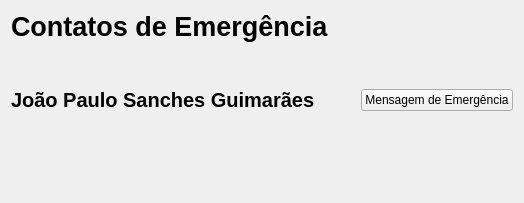
      <widget class="QWidget" name="msg_tab">
       <attribute name="icon">
        <iconset resource="resource.qrc">
         <normaloff>:/new/prefix1/mobile-app.png</normaloff>:/new/prefix1/mobile-app.png</iconset>
       </attribute>
       <attribute name="title">
        <string>Mensagem</string>
       </attribute>
       <layout class="QVBoxLayout" name="verticalLayout_15">
        <item>
         <widget class="QLabel" name="label">
          <property name="font">
           <font>
            <pointsize>20</pointsize>
            <weight>75</weight>
            <bold>true</bold>
           </font>
          </property>
          <property name="text">
           <string>Contatos de Emergência</string>
          </property>
         </widget>
        </item>
        <item>
         <spacer name="verticalSpacer_12">
          <property name="orientation">
           <enum>Qt::Vertical</enum>
          </property>
          <property name="sizeType">
           <enum>QSizePolicy::Preferred</enum>
          </property>
          <property name="sizeHint" stdset="0">
           <size>
            <width>20</width>
            <height>40</height>
           </size>
          </property>
         </spacer>
        </item>
        <item>
         <layout class="QHBoxLayout" name="horizontalLayout_6">
          <item>
           <widget class="QLabel" name="label_2">
            <property name="font">
             <font>
              <family>Ubuntu</family>
              <pointsize>15</pointsize>
              <weight>75</weight>
              <bold>true</bold>
              <strikeout>false</strikeout>
              <kerning>true</kerning>
             </font>
            </property>
            <property name="frameShape">
             <enum>QFrame::NoFrame</enum>
            </property>
            <property name="frameShadow">
             <enum>QFrame::Plain</enum>
            </property>
            <property name="text">
             <string>João Paulo Sanches Guimarães</string>
            </property>
            <property name="textFormat">
             <enum>Qt::AutoText</enum>
            </property>
           </widget>
          </item>
          <item>
           <spacer name="horizontalSpacer_26">
            <property name="orientation">
             <enum>Qt::Horizontal</enum>
            </property>
            <property name="sizeHint" stdset="0">
             <size>
              <width>40</width>
              <height>20</height>
             </size>
            </property>
           </spacer>
          </item>
          <item>
           <widget class="QPushButton" name="pushButton_15">
            <property name="sizePolicy">
             <sizepolicy hsizetype="Minimum" vsizetype="Fixed">
              <horstretch>0</horstretch>
              <verstretch>0</verstretch>
             </sizepolicy>
            </property>
            <property name="text">
             <string>Mensagem de Emergência</string>
            </property>
            <property name="icon">
             <iconset resource="resource.qrc">
              <normaloff>:/new/prefix1/img/iconfinder_outlined_comment_4280528.png</normaloff>:/new/prefix1/img/iconfinder_outlined_comment_4280528.png</iconset>
            </property>
            <property name="iconSize">
             <size>
              <width>50</width>
              <height>50</height>
             </size>
            </property>
           </widget>
          </item>
         </layout>
        </item>
        <item>
         <spacer name="verticalSpacer_13">
          <property name="orientation">
           <enum>Qt::Vertical</enum>
          </property>
          <property name="sizeType">
           <enum>QSizePolicy::Preferred</enum>
          </property>
          <property name="sizeHint" stdset="0">
           <size>
            <width>20</width>
            <height>40</height>
           </size>
          </property>
         </spacer>
        </item>
        <item>
         <layout class="QHBoxLayout" name="horizontalLayout_7"/>
        </item>
        <item>
         <spacer name="verticalSpacer_14">
          <property name="orientation">
           <enum>Qt::Vertical</enum>
          </property>
          <property name="sizeType">
           <enum>QSizePolicy::Preferred</enum>
          </property>
          <property name="sizeHint" stdset="0">
           <size>
            <width>20</width>
            <height>40</height>
           </size>
          </property>
         </spacer>
        </item>
       </layout>
      </widget>
